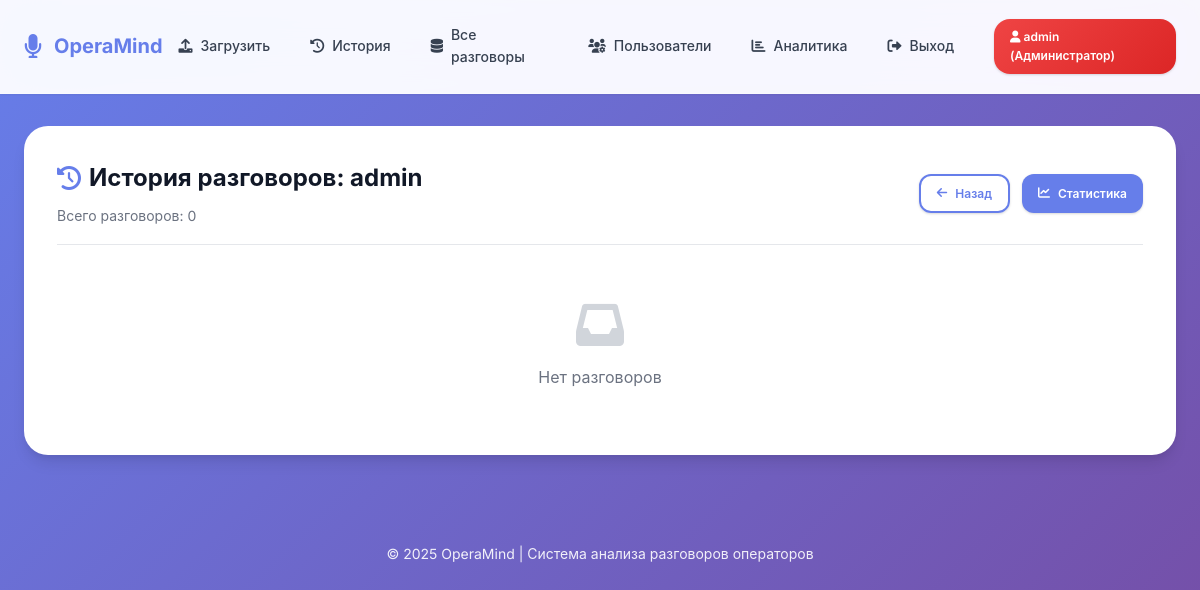
Page /admin/user/1/history (signed in) on the earlier database version.
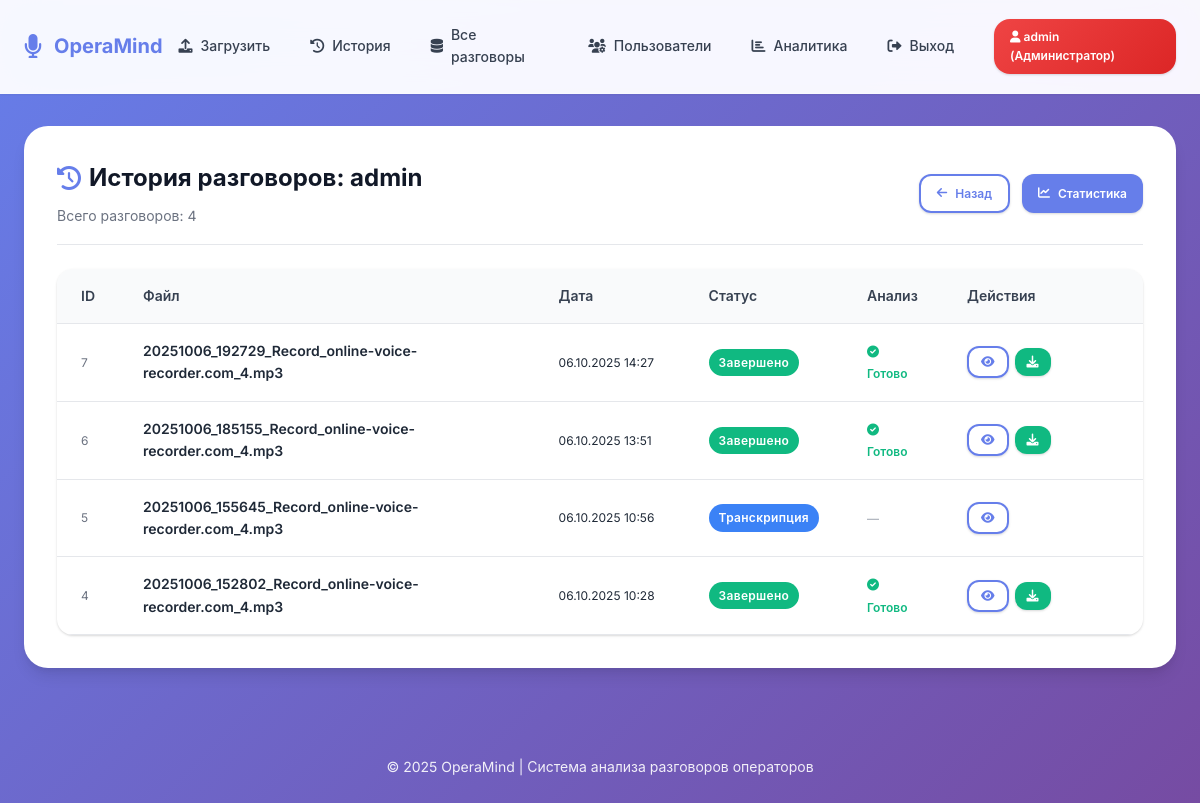
Same page on the later database version.
### models.py (models this page shows, shortened)
class Conversation(db.Model):
    id = db.Column(db.Integer, primary_key=True)
    filename = db.Column(db.String(255), nullable=False)
    filepath = db.Column(db.String(500), nullable=False)
    duration = db.Column(db.Integer)
    upload_date = db.Column(db.DateTime, default=datetime.utcnow)
    status = db.Column(db.String(50), default='pending')  # pending/transcribing/analyzing/completed/error
    file_size = db.Column(db.Integer)  # Размер в байтах
    mime_type = db.Column(db.String(100))
    user_id = db.Column(db.Integer, db.ForeignKey('user.id'), nullable=False)
    analysis = db.relationship('Analysis', backref='conversation', uselist=False, cascade='all, delete-orphan')
    @property
    def status_display(self):
        status_names = {
            'pending': 'Ожидает обработки',
            'transcribing': 'Транскрипция',
            'analyzing': 'Анализ',
            'completed': 'Завершено',
            'error': 'Ошибка'
        }
        return status_names.get(self.status, 'Неизвестно')

### admin.py (the view)
@admin_bp.route('/admin/user/<int:user_id>/history')
@login_required
def admin_user_history(user_id):
    if not getattr(current_user, 'is_admin', False):
        flash('Нет доступа', 'error')
        return redirect(url_for('index'))
    user = User.query.get_or_404(user_id)
    conversations = Conversation.query.filter_by(user_id=user.id).order_by(Conversation.upload_date.desc()).all()
    return render_template('admin_user_history.html', target_user=user, conversations=conversations)

### app.py (called while the page is built)
@login_manager.user_loader
def load_user(user_id):
    return db.session.get(User, int(user_id))

### models.py (called while the page is built)
    @property
    def is_administrator(self):
        return self.role == UserRole.ADMIN or self.is_admin

    @property
    def role_display(self):
        role_names = {
            UserRole.USER: "Пользователь",
            UserRole.OPERATOR: "Оператор",
            UserRole.ADMIN: "Администратор"
        }
        return role_names.get(self.role, "Неизвестно")

### templates/admin_user_history.html (shortened to what this page needs)
{% extends 'base.html' %}
{% block content %}
<div class="card" style="animation:fadeInUp .4s ease;">
  <div class="card-header" style="display:flex;justify-content:space-between;align-items:center;flex-wrap:wrap;gap:var(--space-4);">
    <div>
      <h2 class="card-title" style="display:flex;align-items:center;gap:var(--space-2);">
        <i class="fas fa-history" style="color:var(--primary);"></i>
        История разговоров: {{ target_user.username }}
      </h2>
      <div class="card-subtitle">Всего разговоров: {{ conversations|length }}</div>
    </div>
    <div style="display:flex;gap:var(--space-3);">
      <a href="{{ url_for('admin.admin_users') }}" class="btn btn-outline btn-sm">
        <i class="fas fa-arrow-left"></i> Назад
      </a>
      <a href="{{ url_for('admin.admin_user_stats', user_id=target_user.id) }}" class="btn btn-sm">
        <i class="fas fa-chart-line"></i> Статистика
      </a>
    </div>
  </div>
  {% if conversations %}
  <div class="table-container" style="overflow-x:auto;">
    <table class="table">
      <thead>
        <tr>
          <th style="width:60px;">ID</th>
          <th>Файл</th>
          <th style="width:150px;">Дата</th>
          <th style="width:140px;">Статус</th>
          <th style="width:100px;">Анализ</th>
          <th style="width:200px;">Действия</th>
        </tr>
      </thead>
      <tbody>
        {% for c in conversations %}
        <tr>
          <td style="font-size:var(--font-size-xs);color:var(--gray-500);">{{ c.id }}</td>
          <td style="font-weight:600;">{{ c.filename }}</td>
          <td style="font-size:var(--font-size-xs);white-space:nowrap;">{{ c.upload_date.strftime('%d.%m.%Y %H:%M') }}</td>
          <td>
            <span class="status-chip status-{{ c.status }}">{{ c.status_display }}</span>
          </td>
          <td>
            {% if c.analysis %}
              <span style="color:var(--success);font-size:var(--font-size-xs);font-weight:600;">
                <i class="fas fa-check-circle"></i> Готово
              </span>
            {% else %}
              <span style="color:var(--gray-400);font-size:var(--font-size-xs);">—</span>
            {% endif %}
          </td>
          <td>
            <div class="btn-group">
              <a class="btn btn-sm btn-outline" href="{{ url_for('conversation_detail', conversation_id=c.id) }}" target="_blank" title="Открыть детали">
                <i class="fas fa-eye"></i>
              </a>
              {% if c.analysis %}
              <a class="btn btn-sm btn-success" href="{{ url_for('download_report', conversation_id=c.id) }}" title="Скачать отчёт">
                <i class="fas fa-download"></i>
              </a>
              {% endif %}
            </div>
          </td>
        </tr>
        {% endfor %}
      </tbody>
    </table>
  </div>
  {% else %}
    <div style="padding:var(--space-8);text-align:center;color:var(--gray-500);">
      <i class="fas fa-inbox" style="font-size:3rem;color:var(--gray-300);margin-bottom:var(--space-4);"></i>
      <p>Нет разговоров</p>
    </div>
  {% endif %}
</div>
{% endblock %}

Differences in the rows shown:
added Conversation: id "7", filename "20251006_192729_Record_online-voice-recorder.com_4.mp3", upload_date "06.10.2025 14:27", status_display "Завершено", shows "Готово"
added Conversation: id "6", filename "20251006_185155_Record_online-voice-recorder.com_4.mp3", upload_date "06.10.2025 13:51", status_display "Завершено", shows "Готово"
added Conversation: id "5", filename "20251006_155645_Record_online-voice-recorder.com_4.mp3", upload_date "06.10.2025 10:56", status_display "Транскрипция"
added Conversation: id "4", filename "20251006_152802_Record_online-voice-recorder.com_4.mp3", upload_date "06.10.2025 10:28", status_display "Завершено", shows "Готово"
Other differences:
{{ conversations|length }}: "0" → "4"
text no longer shown: "Нет разговоров"
text now shown: "ID Файл Дата Статус Анализ Действия"
